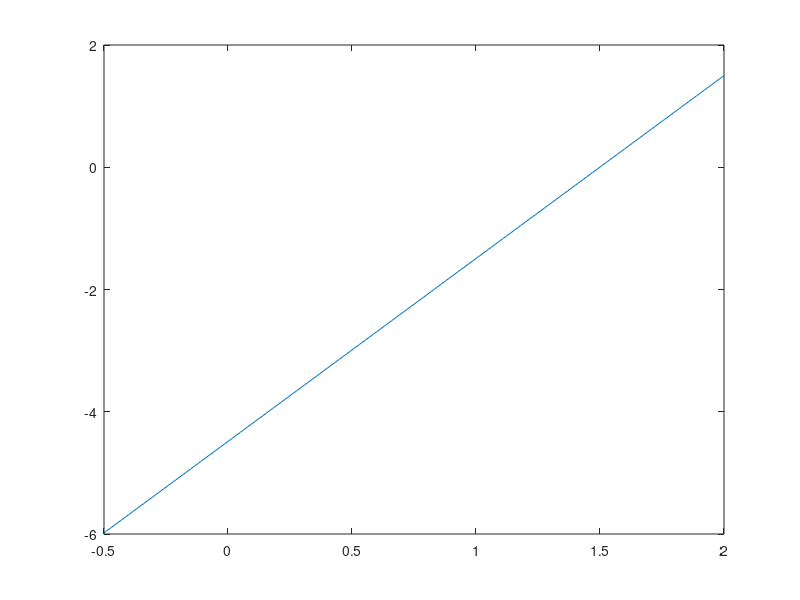

Source code (MATLAB): (Note: this script raises an error after producing the figure.)
% ---------------- Red neuronal perceptron ------------%

clear all; close all; clc;

N = 100; % Epocas
Q = 4; % Dimensiones de las entradas


p0 = [1 1 1 1]; % Patron de bias
p1 = [0 0 1 1]; % Patron uno de entrada
p2 = [0 1 0 1]; % Patron dos de entrada

% y = [0 0 0 1; % Salidas deseadas % compuerta AND
%     0 1 1 1]; % Salidas deseadas % compuerta OR

y = [0 0 0 1]'; % Salidas deseadas % compuerta AND

alfa = 0.1;

w = 2*rand(1,2) - 1; % Valor random de una fila, 2 columnas
b = 2*rand - 1;

pr = -0.5:0.01:2;

H = plot(pr, -b/w(2) - w(1)/w(2)*pr);

% ----------------- Proceso de entrenamiento ---------------%

for Epocas=1:N
    for q = 1:Q
        a(q) = hardlim(w*[p1(q) p2(q)]' + b*p0(q));
        e(q) = y(q) - a(q);
        w(1) = w(1) + alfa * (e(q))*p1(q);
        w(2) = w(2) + alfa * (e(q))*p2(q);
        b = b + e(q);
    end

% --------------- Grafica de la frontera de decision -------%

delete(H)
plot(p1(1), p2(1), 'bo')
grid on, hold on

plot(p1(2), p2(2), 'bo')
plot(p1(3), p2(3), 'bo')
plot(p1(4), p2(4), 'bo')

H = plot(pr, -b/w(2) - w(1)/w(2)*pr);
pause(0.4);


end

